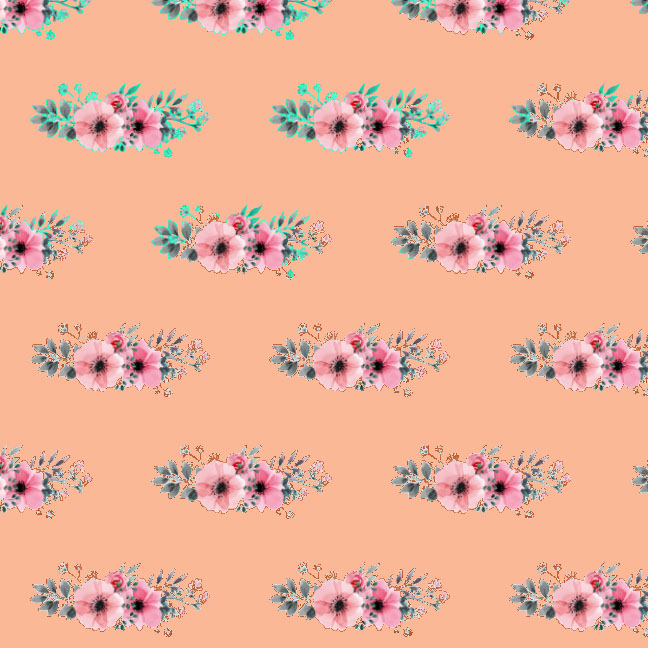
#> input picture test/design 2  only.jpg, 648 x 648 px, found by its file name; its folder holds 4 pictures in this run
$ python test.py
#> lines starting #> are read from the running program, lines starting #| are printed output that depends on the picture
from PIL import Image
import os
# [16 lines of commented-out code are left out]

path = os.getcwd()+'\\test'
# get all the files in the path
files = os.listdir(path)
print(files)
imgList = []
for file in files:
    print(file)
    image = Image.open(path+'\\'+file)
#> image is the input picture: PIL image 648x648 RGB; mean R, G, B 234.2, 176.9, 152.1
    image.convert('RGB')
    imgList.append(image)
image.save(path+'\\'+'All.pdf',save_all=True, append_images=imgList)
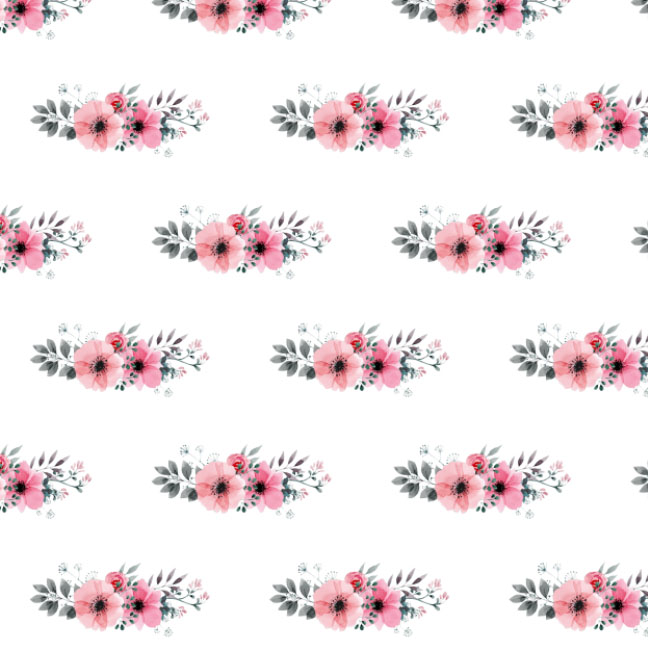
#> saved as All.pdf: PIL image 648x648 RGB; mean R, G, B 241, 232.4, 234.3
